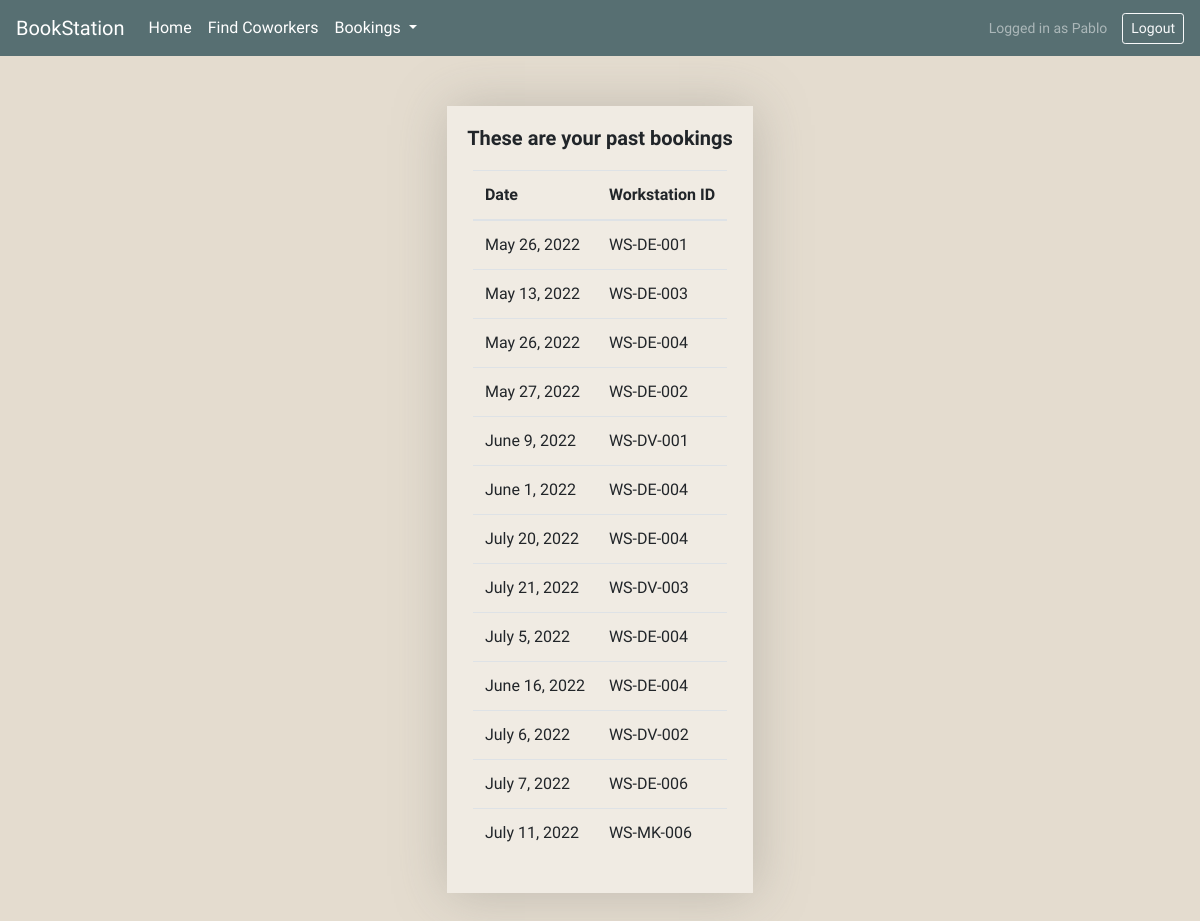
The page /history/ (signed in) on the database its author committed.
### reserve/models.py (models this page shows, shortened)
class Reservations(models.Model):
    workstation_id = models.ForeignKey('Workstations',on_delete=models.DO_NOTHING)
    employee = models.ForeignKey(settings.AUTH_USER_MODEL, on_delete=models.CASCADE)
    reservation_date = models.DateField()
    RESERVATION_STATUS = (
        ('a','Available'),
        ('u','Unavailable'),
        ('x','Temporarily Blocked'),
    )
    status = models.CharField(max_length=1, choices=RESERVATION_STATUS, blank=True, default='a')

class Workstations(models.Model):
    code = models.CharField(primary_key = True, max_length = 9)
    sector = models.CharField(max_length = 50, null= False, default = "general")
    monitors = models.IntegerField(default=0)
    seats = models.IntegerField(default=1)
    in_use = models.BooleanField(default = False)
    photo = models.ImageField(upload_to='workstations/', default="workstations/ws_thumb1.png")
    def __str__(self):
        return f'{self.code}'

### reserve/views.py (the view)
# urls.py: path('history/', views.history_view, name='history'),
@login_required(login_url="/accounts/login/")
def history_view(request):
    today = datetime.today()
    query_history = Reservations.objects.filter(employee=request.user).filter(reservation_date__lt=today)
    context = {
        'history' : query_history
    }
    return render(request, 'reserve/history.html', context=context)

### reserve/templates/reserve/history.html (shortened to what this page needs)
{% extends 'reserve/base.html' %}
{% block content %}
<div class="box-container">
    <h5 class="titles">These are your past bookings</h5>
    <div id="timeTable" style="">
        <table class="table">
            <thead>
                <th>Date</th>
                <th>Workstation ID</th>
            </thead>
            <tbody>
                {% for entry in history %}
                <tr>
                    <td>{{entry.reservation_date}}</td>
                    <td>{{entry.workstation_id}}</td>
                </tr>
                {% endfor %}
            </tbody>
        </table>
    </div>
</div>
{% endblock content %}

### reserve/templates/reserve/nav.html (shortened to what this page needs)
<nav id="nav" class="navbar navbar-expand-sm navbar-dark ">
    <a class="navbar-brand" href="{% url 'reserve:index' %}"">BookStation</a>
    <div class="collapse navbar-collapse" id="navbarSupportedContent">
      <ul class="navbar-nav mr-auto">
        <li class="nav-item active">
          <a class="nav-link" href="{% url 'reserve:index' %}">Home <span class="sr-only">(current)</span></a>
        </li>
        <li class="nav-item active">
          <a class="nav-link" href="{% url 'reserve:find_coworkers' %}">Find Coworkers <span class="sr-only">(current)</span></a>
        </li>
        <li class="nav-item dropdown">
            <a class="nav-link active dropdown-toggle" href="#" id="navbarDropdown" role="button" data-toggle="dropdown" aria-haspopup="true" aria-expanded="false">
              Bookings
            </a>
        </li>
      </ul>
      {% if user.is_authenticated %}
      <small style="margin-right:15px;color: rgba(255, 255, 255, 0.5);">Logged in as {{user.first_name | title}}</small>
      <form action="{% url 'accounts:logout' %}" method="post" class="logout-link">
        <button type="submit" class="btn btn-sm btn-outline-light">Logout</button>
      </form>
      {% endif %}
    </div>
  </nav>

### reserve/static/reserve/css/style.css (style rules this page uses)
:root { --bg-color-01: rgb(87, 111, 114); --bg-color-02: rgb(125, 157, 156); --bg-color-05: rgb(161, 182, 181); --bg-color-03: rgb(228, 220, 207); --bg-color-04: rgb(240, 235, 227); }
* { margin: 0; padding: 0; box-sizing: border-box; font-family: "Libre Franklin", sans-serif; }
.titles { margin-bottom: 20px; font-weight: 700; }
body { background-color: var(--bg-color-03); overflow-x: hidden; }
a, a:hover { text-decoration: none; color: inherit; }
.navbar { background-color: var(--bg-color-01); color: white; }
ul { list-style-type: none !important; }
.box-container { background-color: var(--bg-color-04); padding: 20px; margin: 0px; margin-top: 50px; margin-bottom: 50px; border: 0px; border-color: red; border-style: solid; display: flex; width: auto; justify-content: center; align-items: center; flex-direction: column; box-shadow: 1px 1px 50px rgba(139, 136, 130, 0.425); overflow-x: hidden; }

### rows shown on the page
Reservations: reservation_date "May 26, 2022", workstation_id "WS-DE-001"
Reservations: reservation_date "May 13, 2022", workstation_id "WS-DE-003"
Reservations: reservation_date "May 26, 2022", workstation_id "WS-DE-004"
Reservations: reservation_date "May 27, 2022", workstation_id "WS-DE-002"
Reservations: reservation_date "June 9, 2022", workstation_id "WS-DV-001"
Reservations: reservation_date "June 1, 2022", workstation_id "WS-DE-004"
Reservations: reservation_date "July 20, 2022", workstation_id "WS-DE-004"
Reservations: reservation_date "July 21, 2022", workstation_id "WS-DV-003"
Reservations: reservation_date "July 5, 2022", workstation_id "WS-DE-004"
Reservations: reservation_date "June 16, 2022", workstation_id "WS-DE-004"
Reservations: reservation_date "July 6, 2022", workstation_id "WS-DV-002"
Reservations: reservation_date "July 7, 2022", workstation_id "WS-DE-006"
Reservations: reservation_date "July 11, 2022", workstation_id "WS-MK-006"

### other values the page prints
{{ user.first_name | title }} "Pablo"
